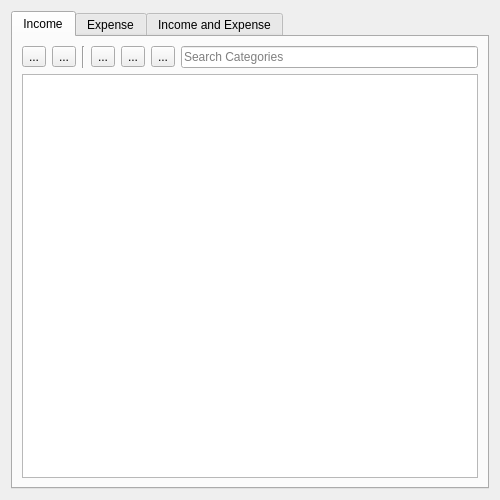
<?xml version="1.0" encoding="UTF-8"?>
<ui version="4.0">
 <class>CategoryForm</class>
 <widget class="QWidget" name="CategoryForm">
  <property name="windowModality">
   <enum>Qt::WindowModal</enum>
  </property>
  <property name="geometry">
   <rect>
    <x>0</x>
    <y>0</y>
    <width>500</width>
    <height>500</height>
   </rect>
  </property>
  <property name="windowTitle">
   <string>Categories</string>
  </property>
  <property name="locale">
   <locale language="English" country="UnitedKingdom"/>
  </property>
  <layout class="QVBoxLayout" name="verticalLayout">
   <item>
    <widget class="QTabWidget" name="tabWidget">
     <property name="currentIndex">
      <number>0</number>
     </property>
     <widget class="QWidget" name="incomeTab">
      <attribute name="title">
       <string>Income</string>
      </attribute>
      <layout class="QVBoxLayout" name="verticalLayout_2">
       <item>
        <layout class="QHBoxLayout" name="incomeHorizontalLayout">
         <item>
          <widget class="QToolButton" name="incomeExpandAllToolButton">
           <property name="text">
            <string>...</string>
           </property>
          </widget>
         </item>
         <item>
          <widget class="QToolButton" name="incomeCollapseAllToolButton">
           <property name="text">
            <string>...</string>
           </property>
          </widget>
         </item>
         <item>
          <widget class="Line" name="incomeLine">
           <property name="orientation">
            <enum>Qt::Vertical</enum>
           </property>
          </widget>
         </item>
         <item>
          <widget class="QToolButton" name="incomeAddToolButton">
           <property name="text">
            <string>...</string>
           </property>
          </widget>
         </item>
         <item>
          <widget class="QToolButton" name="incomeEditToolButton">
           <property name="text">
            <string>...</string>
           </property>
          </widget>
         </item>
         <item>
          <widget class="QToolButton" name="incomeRemoveToolButton">
           <property name="text">
            <string>...</string>
           </property>
          </widget>
         </item>
         <item>
          <widget class="QLineEdit" name="incomeSearchLineEdit">
           <property name="placeholderText">
            <string>Search Categories</string>
           </property>
          </widget>
         </item>
        </layout>
       </item>
       <item>
        <widget class="QTreeView" name="incomeTreeView">
         <property name="sortingEnabled">
          <bool>true</bool>
         </property>
        </widget>
       </item>
      </layout>
     </widget>
     <widget class="QWidget" name="expenseTab">
      <attribute name="title">
       <string>Expense</string>
      </attribute>
      <layout class="QVBoxLayout" name="verticalLayout_3">
       <item>
        <layout class="QHBoxLayout" name="expenseHorizontalLayout">
         <item>
          <widget class="QToolButton" name="expenseExpandAllToolButton">
           <property name="text">
            <string>...</string>
           </property>
          </widget>
         </item>
         <item>
          <widget class="QToolButton" name="expenseCollapseAllToolButton">
           <property name="text">
            <string>...</string>
           </property>
          </widget>
         </item>
         <item>
          <widget class="Line" name="expenseLine">
           <property name="orientation">
            <enum>Qt::Vertical</enum>
           </property>
          </widget>
         </item>
         <item>
          <widget class="QToolButton" name="expenseAddToolButton">
           <property name="text">
            <string>...</string>
           </property>
          </widget>
         </item>
         <item>
          <widget class="QToolButton" name="expenseEditToolButton">
           <property name="text">
            <string>...</string>
           </property>
          </widget>
         </item>
         <item>
          <widget class="QToolButton" name="expenseRemoveToolButton">
           <property name="text">
            <string>...</string>
           </property>
          </widget>
         </item>
         <item>
          <widget class="QLineEdit" name="expenseSearchLineEdit">
           <property name="placeholderText">
            <string>Search Categories</string>
           </property>
          </widget>
         </item>
        </layout>
       </item>
       <item>
        <widget class="QTreeView" name="expenseTreeView">
         <property name="sortingEnabled">
          <bool>true</bool>
         </property>
        </widget>
       </item>
      </layout>
     </widget>
     <widget class="QWidget" name="incomeAndExpenseTab">
      <attribute name="title">
       <string>Income and Expense</string>
      </attribute>
      <layout class="QVBoxLayout" name="verticalLayout_4">
       <item>
        <layout class="QHBoxLayout" name="incomeAndExpenseHorizontalLayout">
         <item>
          <widget class="QToolButton" name="incomeAndExpenseExpandAllToolButton">
           <property name="text">
            <string>...</string>
           </property>
          </widget>
         </item>
         <item>
          <widget class="QToolButton" name="incomeAndExpenseCollapseAllToolButton">
           <property name="text">
            <string>...</string>
           </property>
          </widget>
         </item>
         <item>
          <widget class="Line" name="incomeAndExpenseLine">
           <property name="orientation">
            <enum>Qt::Vertical</enum>
           </property>
          </widget>
         </item>
         <item>
          <widget class="QToolButton" name="incomeAndExpenseAddToolButton">
           <property name="text">
            <string>...</string>
           </property>
          </widget>
         </item>
         <item>
          <widget class="QToolButton" name="incomeAndExpenseEditToolButton">
           <property name="text">
            <string>...</string>
           </property>
          </widget>
         </item>
         <item>
          <widget class="QToolButton" name="incomeAndExpenseRemoveToolButton">
           <property name="text">
            <string>...</string>
           </property>
          </widget>
         </item>
         <item>
          <widget class="QLineEdit" name="incomeAndExpenseSearchLineEdit">
           <property name="placeholderText">
            <string>Search Categories</string>
           </property>
          </widget>
         </item>
        </layout>
       </item>
       <item>
        <widget class="QTreeView" name="incomeAndExpenseTreeView">
         <property name="sortingEnabled">
          <bool>true</bool>
         </property>
        </widget>
       </item>
      </layout>
     </widget>
    </widget>
   </item>
  </layout>
  <action name="actionAdd">
   <property name="text">
    <string>Add Category</string>
   </property>
   <property name="toolTip">
    <string>Add Category</string>
   </property>
  </action>
  <action name="actionEdit">
   <property name="text">
    <string>Edit Category</string>
   </property>
   <property name="toolTip">
    <string>Edit Category</string>
   </property>
  </action>
  <action name="actionRemove">
   <property name="text">
    <string>Remove Category</string>
   </property>
   <property name="toolTip">
    <string>Remove Category</string>
   </property>
  </action>
  <action name="actionExpand_All">
   <property name="text">
    <string>Expand All</string>
   </property>
  </action>
  <action name="actionCollapse_All">
   <property name="text">
    <string>Collapse All</string>
   </property>
   <property name="toolTip">
    <string>Collapse All</string>
   </property>
  </action>
  <action name="actionExpand_All_Below">
   <property name="text">
    <string>Expand All Below</string>
   </property>
  </action>
 </widget>
 <resources/>
 <connections/>
</ui>
